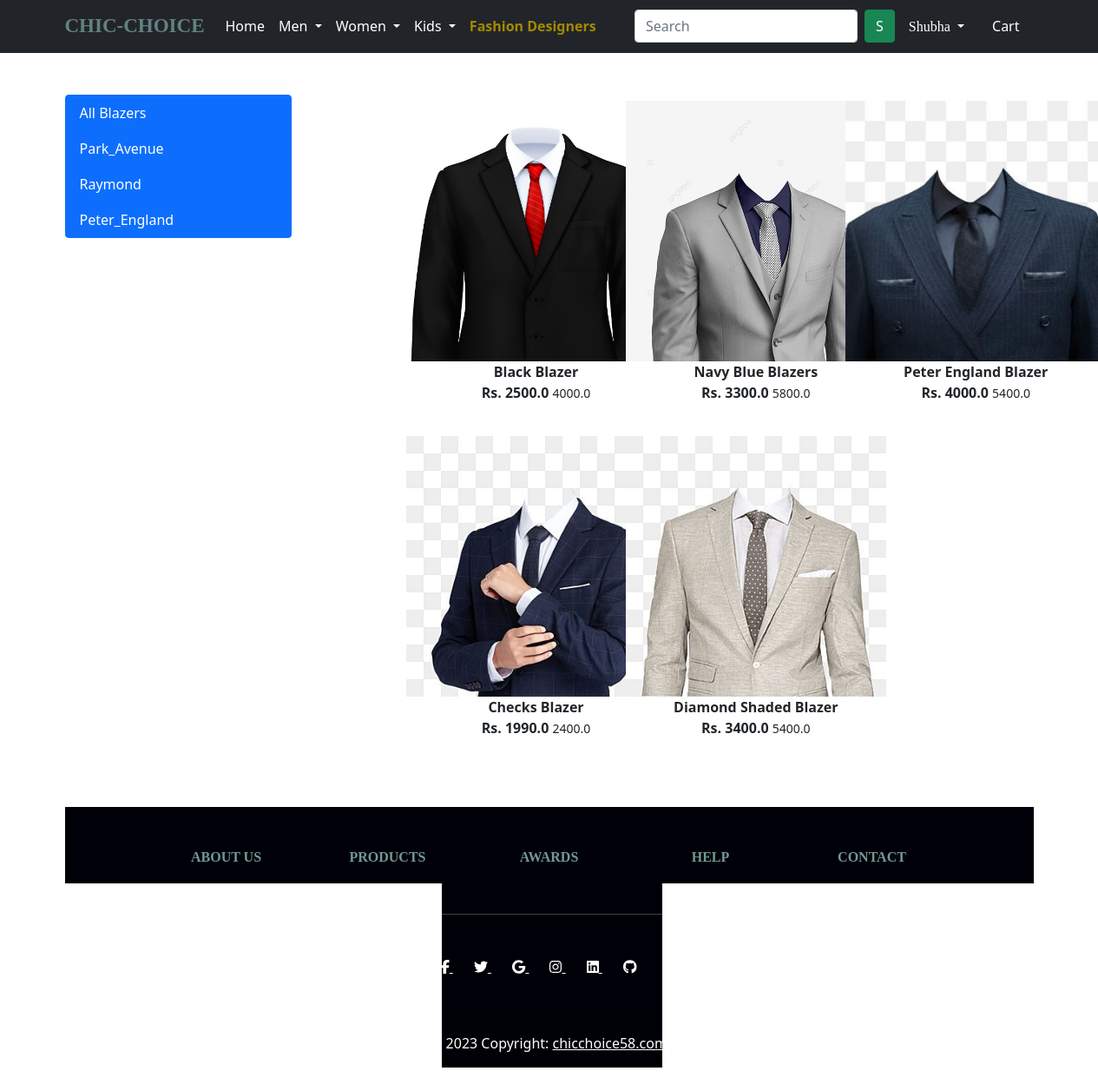
Screenshot of /mblazers/ (signed in) with the database file from the repository.
### app/models.py (models this page shows, shortened)
class Product(models.Model):
    title = models.CharField(max_length=100)
    selling_price = models.FloatField()
    discounted_price = models.FloatField()
    description = models.TextField()
    brand = models.CharField(max_length=100)
    category = models.CharField(choices=CATEGORY_CHOICES,max_length=4)
    product_image = models.ImageField(upload_to="productimg")

### app/views.py (the view)
# urls.py: path('mblazers/', views.mblazers, name='mblazers'),
@login_required
def mblazers(request, data=None):
    if data == None:
        mblazers = Product.objects.filter(category="MB")
    elif data == "Park_Avenue" or data == "Raymond" or data == "Peter_England":
        mblazers = Product.objects.filter(category="MB").filter(brand=data)
    return render(request, 'app/mblazers.html', {"mblazers":mblazers})

### app/templates/app/mblazers.html (shortened to what this page needs)
{% extends 'app/base.html' %}
{% load static %}
{% block main-content %}
<div class="container my-5">
 <div class="row">
  <div class="col-sm-3">
    <div class="list-group">
        <a href="{% url 'mblazers' %}" class="list-group-item list-group-item-action active" aria-current="true">
          All Blazers
        </a>
        <a href="{% url 'mblazersdata' 'Park_Avenue' %}" class="list-group-item list-group-item-action active" aria-current="true">
            Park_Avenue
          </a>
          <a href="{% url 'mblazersdata' 'Raymond' %}" class="list-group-item list-group-item-action active" aria-current="true">
            Raymond
          </a>
          <a href="{% url 'mblazersdata' 'Peter_England' %}" class="list-group-item list-group-item-action active" aria-current="true">
            Peter_England
          </a>
      </div>
  </div>
  <div class="col-sm-8 offset-sm-1">
   <div class="row">
    {% for product in mblazers  %}
        <div class="col-sm-4 text-center mb-4">
            <a href="{% url 'product-detail' product.id %}" class="btn">
                <div class="item">
                    <img src="{{ product.product_image.url }}" alt="" height="300" class="">
                    <div class="fw-bold"> {{product.title}} </div>
                    <div class="fw-bold"> Rs. {{product.discounted_price}}
                        <small class="fw-light text-decoration-line-trough"> {{ product.selling_price }} </small>
                    </div>
                </div>
            </a>
        </div>
    {% endfor %}
   </div>
  </div>
 </div>
</div>
{% endblock main-content %}

### app/templates/app/base.html (shortened to what this page needs)
<!doctype html>
{% load static %}
<html lang="en">
  <head>
    <link href="https://cdn.jsdelivr.net/npm/bootstrap@5.0.0-beta1/dist/css/bootstrap.min.css" rel="stylesheet">
    <link rel="stylesheet" href="{% static 'app/css/owl.carousel.min.css' %}">
    <link rel="stylesheet" href="{% static 'app/css/all.min.css' %}">
    <link rel="stylesheet" href="{% static 'app/css/style.css' %}">
    <link rel="stylesheet" href="{% static 'app/css/designer_login.css' %}">
  </head>
  <body>
    <nav class="navbar navbar-expand-lg navbar-dark bg-dark">
     <div class="container">
       <a class="navbar-brand" href="/"><b style="font-weight: 1300;color: rgb(99, 129, 129); font-family:Cursive;font-size: 23px;">CHIC-CHOICE</b></a>
       <div class="collapse navbar-collapse" id="navbarSupportedContent">
         <ul class="navbar-nav me-auto mb-2 mb-lg-0">
           <li class="nav-item">
             <a class="nav-link active" aria-current="page" href="/">Home</a>
           </li>
           <li class="nav-item dropdown">
             <a class="nav-link dropdown-toggle text-white" href="#" id="electronicsDropdown" role="button" data-bs-toggle="dropdown" aria-expanded="false">
               Men
             </a>
           </li>
           <li class="nav-item dropdown">
             <a class="nav-link dropdown-toggle text-white" href="#" id="fashionDropdown" role="button" data-bs-toggle="dropdown" aria-expanded="false">
              Women
             </a>
           </li>
           <li class="nav-item dropdown">
            <a class="nav-link dropdown-toggle text-white" href="#" id="fashionDropdown" role="button" data-bs-toggle="dropdown" aria-expanded="false">
            Kids
            </a>
          </li>
          <li class="nav-item">
             <a style="color: #A38A00; font-weight: 700;" class="nav-link active" aria-current="page" href="{% url 'designers' %}">Fashion Designers</a>
           </li>
         </ul>
         <form class="d-flex" action="{% url 'search' %}" method="GET">
          <input class="form-control me-2" type="search" name="query" placeholder="Search" aria-label="Search">
          <button class="btn btn-success" type="submit" style="font-weight: 500;">S</button>
      </form>
         <div>
          <ul class="navbar-nav me-auto mb-2 mb-lg-0">
            {%  if request.user.is_authenticated %}
           <li class="nav-item dropdown mx-2">
              <a class="nav-link dropdown-toggle text-white" href="#" id="profileDropdown" role="button" data-bs-toggle="dropdown" aria-expanded="false">
                <span style="font-family:cursive;" class="text">{{ request.user.username|capfirst }}</span>
              </a>
                </li>
                <li class="nav-item mx-2">
                <a href="{% url 'showcart' %}" class="nav-link text-white"> Cart </a>
                </li>
            {% endif %}
          </ul>
         </div>
       </div>
     </div>
    </nav>
    {% block main-content %} {% endblock main-content %}
<div class="container my-5">
  <footer class="text-center text-white" style="background-color: #000108">
    <div class="container">
      <section class="mt-5">
        <div class="row text-center d-flex justify-content-center pt-5">
          <div class="col-md-2">
            <h6 class="text-uppercase font-weight-bold">
              <a style="font-family:cursive; color: rgb(114, 152, 152); font-weight: 800; text-decoration: none;" href="{% url 'about' %}" >About us</a>
            </h6>
          </div>
          <div class="col-md-2">
            <h6 class="text-uppercase font-weight-bold">
              <a style="font-family:cursive; color: rgb(114, 152, 152); font-weight: 800; text-decoration: none;" href="{% url 'home' %}" >Products</a>
            </h6>
          </div>
          <div class="col-md-2">
            <h6 class="text-uppercase font-weight-bold">
              <a style="font-family:cursive; color: rgb(114, 152, 152); font-weight: 800; text-decoration: none;" href="#!" >Awards</a>
            </h6>
          </div>
          <div class="col-md-2">
            <h6 class="text-uppercase font-weight-bold">
              <a style="font-family:cursive; color: rgb(114, 152, 152); font-weight: 800; text-decoration: none;" href="{% url 'help' %}" >Help</a>
            </h6>
          </div>
          <div class="col-md-2">
            <h6 class="text-uppercase font-weight-bold">
              <a style="font-family:cursive; color: rgb(114, 152, 152); font-weight: 800; text-decoration: none;" href="{% url 'contact' %}" >Contact</a>
            </h6>
          </div>
        </div>
      </section>
      <hr class="my-5" />
      <section class="text-center mb-5">
        <a href="" class="text-white me-4">
          <i class="fab fa-facebook-f"></i>
        </a>
        <a href="" class="text-white me-4">
          <i class="fab fa-twitter"></i>
        </a>
        <a href="" class="text-white me-4">
          <i class="fab fa-google"></i>
        </a>
        <a href="" class="text-white me-4">
          <i class="fab fa-instagram"></i>
        </a>
        <a href="" class="text-white me-4">
          <i class="fab fa-linkedin"></i>
        </a>
        <a href="" class="text-white me-4">
          <i class="fab fa-github"></i>
        </a>
      </section>
    </div>
    <div
         class="text-center p-3"
         style="background-color: rgba(0, 0, 0, 0.2)"
         >
      © 2023 Copyright:
      <a class="text-white" href="#"
         >chicchoice58.com</a
        >
    </div>
  </footer>
</div>
  </body>
</html>

### rows the page displays
Product: product_image (picture), title "Black Blazer", discounted_price "2500.0", selling_price "4000.0"
Product: product_image (picture), title "Navy Blue Blazers", discounted_price "3300.0", selling_price "5800.0"
Product: product_image (picture), title "Peter England Blazer", discounted_price "4000.0", selling_price "5400.0"
Product: product_image (picture), title "Checks Blazer", discounted_price "1990.0", selling_price "2400.0"
Product: product_image (picture), title "Diamond Shaded Blazer", discounted_price "3400.0", selling_price "5400.0"

### other values shown
{{ request.user.username|capfirst }} "Shubha"
